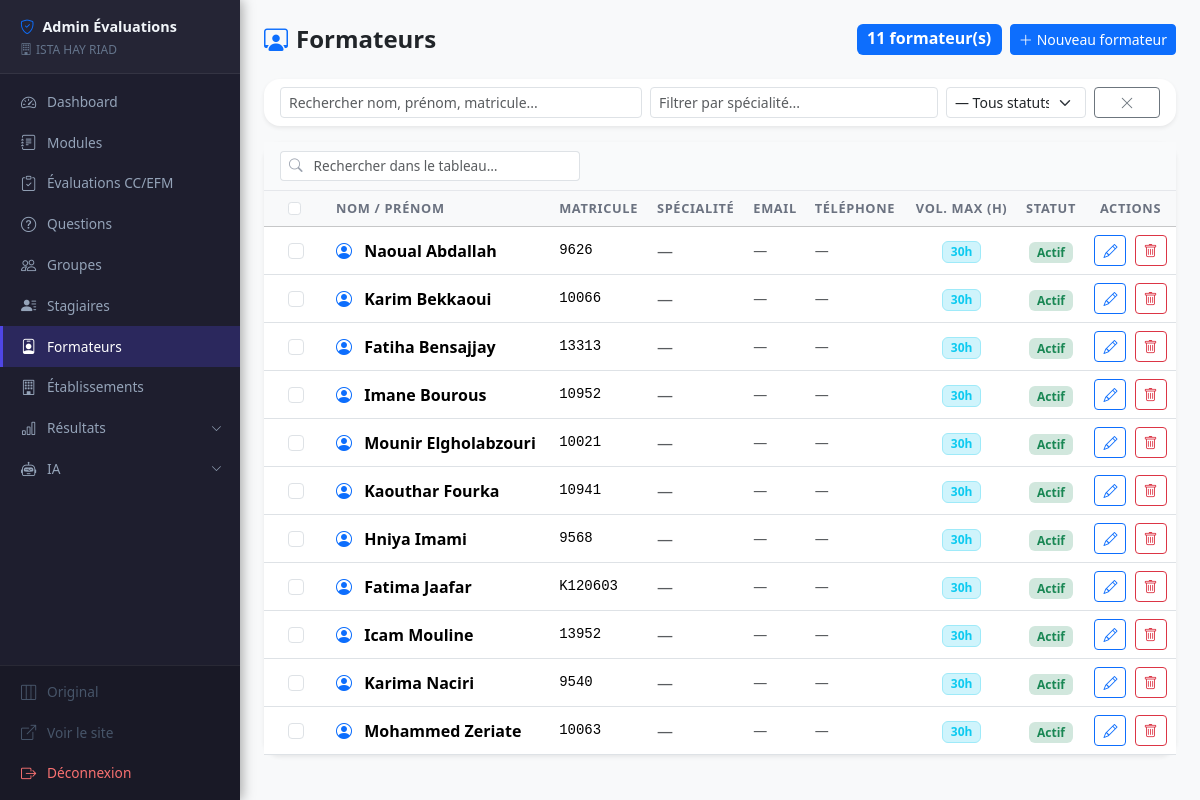
Page /admin/formateurs_emploi.php (signed in) on the committed database.
### tables this page shows
CREATE TABLE `formateurs` (
  `id` int NOT NULL AUTO_INCREMENT,
  `nom` varchar(100) NOT NULL,
  `prenom` varchar(100) NOT NULL,
  `matricule` varchar(30) DEFAULT NULL,
  `specialite` varchar(150) DEFAULT NULL,
  `email` varchar(150) DEFAULT NULL,
  `telephone` varchar(40) DEFAULT NULL,
  `volume_horaire_max` int NOT NULL DEFAULT '30',
  `actif` tinyint(1) NOT NULL DEFAULT '1',
  `created_at` timestamp NULL DEFAULT CURRENT_TIMESTAMP,
  PRIMARY KEY (`id`),
  UNIQUE KEY `matricule` (`matricule`),
  UNIQUE KEY `email` (`email`)
);

### includes/functions.php (called while the page is built, shortened)
<?php
function sanitize(string $str): string {
    return htmlspecialchars(trim($str), ENT_QUOTES, 'UTF-8');
}

### admin/formateurs_emploi.php (the view, shortened to what this page needs)
<?php
require_once __DIR__ . '/../includes/functions.php';
$pdo    = getDB();
$formateurs = $pdo->query("SELECT * FROM formateurs ORDER BY nom, prenom")->fetchAll();
?>
<!DOCTYPE html>
<html lang="fr">
<head>
    <link href="https://cdn.jsdelivr.net/npm/bootstrap@5.3.2/dist/css/bootstrap.min.css" rel="stylesheet">
    <link href="https://cdn.jsdelivr.net/npm/bootstrap-icons@1.11.3/font/bootstrap-icons.min.css" rel="stylesheet">
    <link href="../assets/css/style.css" rel="stylesheet">
</head>
<body class="bg-light">
<?php include __DIR__ . '/partials/navbar.php'; ?>
<div class="container-fluid py-4 px-4">
    <div class="d-flex justify-content-between align-items-center mb-4">
        <h2 class="h4 fw-bold mb-0">
            <i class="bi bi-person-workspace me-2 text-primary"></i>Formateurs
        </h2>
        <div class="d-flex gap-2">
            <span class="badge bg-primary fs-6" id="frmCounter"><?= count($formateurs) ?> formateur(s)</span>
            <button class="btn btn-primary btn-sm" data-bs-toggle="modal" data-bs-target="#modalAjouter">
                <i class="bi bi-plus-lg me-1"></i>Nouveau formateur
            </button>
        </div>
    </div>
    <div class="card border-0 shadow-sm rounded-4 mb-3">
        <div class="card-body py-2 px-3">
            <div class="row g-2 align-items-center">
                <div class="col-md-5">
                    <input type="text" id="searchNom" class="form-control form-control-sm" placeholder="Rechercher nom, prénom, matricule...">
                </div>
                <div class="col-md-4">
                    <input type="text" id="searchSpec" class="form-control form-control-sm" placeholder="Filtrer par spécialité...">
                </div>
                <div class="col-md-2">
                    <select id="filterStatut" class="form-select form-select-sm">
                        <option value="">— Tous statuts —</option>
                    </select>
                </div>
                <div class="col-md-1 d-flex align-items-end">
                    <button type="button" class="btn btn-outline-secondary btn-sm w-100" onclick="resetFilters()" title="Réinitialiser">
                        <i class="bi bi-x-lg"></i>
                    </button>
                </div>
            </div>
        </div>
    </div>
    <div class="card border-0 shadow-sm rounded-4">
        <div class="table-responsive">
            <table class="table table-hover align-middle mb-0">
                <thead class="table-light">
                    <tr>
                        <th class="ps-4" style="width:40px">
                            <input type="checkbox" class="form-check-input" id="selectAll" onchange="toggleSelectAll()">
                        </th>
                        <th class="ps-4">Nom / Prénom</th>
                        <th>Matricule</th>
                        <th>Spécialité</th>
                        <th>Email</th>
                        <th>Téléphone</th>
                        <th class="text-center">Vol. max (h)</th>
                        <th class="text-center">Statut</th>
                        <th class="text-center">Actions</th>
                    </tr>
                </thead>
                <tbody>
                <?php foreach ($formateurs as $f): ?>
                    <tr class="<?= $f['actif'] ? '' : 'table-secondary text-muted' ?>"
                        data-nom="<?= strtolower(htmlspecialchars($f['prenom'].' '.$f['nom'].' '.($f['matricule']??''), ENT_QUOTES)) ?>"
                        data-spec="<?= strtolower(htmlspecialchars($f['specialite'] ?? '', ENT_QUOTES)) ?>"
                        data-actif="<?= (int)$f['actif'] ?>">
                        <td class="ps-4">
                            <input type="checkbox" class="form-check-input f-checkbox" value="<?= $f['id'] ?>" onchange="updateBulkBar()">
                        </td>
                        <td class="ps-4 fw-semibold">
                            <i class="bi bi-person-circle me-2 text-primary"></i>
                            <?= sanitize($f['prenom'] . ' ' . $f['nom']) ?>
                        </td>
                        <td class="font-monospace small"><?= $f['matricule'] ? sanitize($f['matricule']) : '<span class="text-muted">—</span>' ?></td>
                        <td><?= $f['specialite'] ? sanitize($f['specialite']) : '<span class="text-muted">—</span>' ?></td>
                        <td class="small"><?= $f['email'] ? '<a href="mailto:'.sanitize($f['email']).'">'.sanitize($f['email']).'</a>' : '<span class="text-muted">—</span>' ?></td>
                        <td class="small"><?= $f['telephone'] ? sanitize($f['telephone']) : '<span class="text-muted">—</span>' ?></td>
                        <td class="text-center">
                            <span class="badge bg-info-subtle text-info border border-info-subtle"><?= (int)$f['volume_horaire_max'] ?>h</span>
                        </td>
                        <td class="text-center">
                            <form method="POST" class="d-inline">
                                <button type="submit" class="badge border-0 <?= $f['actif'] ? 'bg-success-subtle text-success border border-success-subtle' : 'bg-secondary-subtle text-secondary border border-secondary-subtle' ?>" style="cursor:pointer">
                                    <?= $f['actif'] ? 'Actif' : 'Inactif' ?>
                                </button>
                            </form>
                        </td>
                        <td class="text-center">
                            <button class="btn btn-sm btn-outline-primary me-1 btn-modifier"
                                    data-id="<?= $f['id'] ?>"
                                    data-nom="<?= sanitize($f['nom']) ?>"
                                    data-prenom="<?= sanitize($f['prenom']) ?>"
                                    data-matricule="<?= sanitize($f['matricule'] ?? '') ?>"
                                    data-specialite="<?= sanitize($f['specialite'] ?? '') ?>"
                                    data-email="<?= sanitize($f['email'] ?? '') ?>"
                                    data-telephone="<?= sanitize($f['telephone'] ?? '') ?>"
                                    data-volume="<?= (int)$f['volume_horaire_max'] ?>"
                                    title="Modifier">
                                <i class="bi bi-pencil"></i>
                            </button>
                            <button class="btn btn-sm btn-outline-danger btn-supprimer"
                                    data-id="<?= $f['id'] ?>"
                                    data-nom="<?= sanitize($f['prenom'] . ' ' . $f['nom']) ?>"
                                    title="Supprimer">
                                <i class="bi bi-trash"></i>
                            </button>
                        </td>
                    </tr>
                <?php endforeach; ?>
                </tbody>
            </table>
        </div>
    </div>
</div>
</body>
</html>

### assets/css/style.css (style rules this page uses)
:root { --primary: #4f46e5; --primary-dk: #3730a3; --success: #16a34a; --danger: #dc2626; --warning: #d97706; --radius: 12px; }
body { font-family: 'Segoe UI', system-ui, -apple-system, sans-serif; }
.card { transition: box-shadow 0.2s; }
:root { --sb-w: 240px; --sb-bg: #1e1e2e; --sb-hover: rgba(255,255,255,0.07); --sb-active: rgba(79,70,229,0.25); --sb-bar: #4f46e5; }
@media (min-width: 992px) { body { padding-left: var(--sb-w); } }
.table th { font-size: 0.8rem; text-transform: uppercase; letter-spacing: 0.05em; color: #6b7280; font-weight: 600; }
.btn { transition: all 0.15s ease; }
.table tbody tr { transition: background 0.1s; }
@media (min-width: 992px) { html { scrollbar-width: thin; scrollbar-color: rgba(0,0,0,.13) transparent; } }

### rows in the picture
formateurs: prenom+nom "Naoual Abdallah", matricule "9626", volume_horaire_max "30", actif "Actif"
formateurs: prenom+nom "Karim Bekkaoui", matricule "10066", volume_horaire_max "30", actif "Actif"
formateurs: prenom+nom "Fatiha Bensajjay", matricule "13313", volume_horaire_max "30", actif "Actif"
formateurs: prenom+nom "Imane Bourous", matricule "10952", volume_horaire_max "30", actif "Actif"
formateurs: prenom+nom "Mounir Elgholabzouri", matricule "10021", volume_horaire_max "30", actif "Actif"
formateurs: prenom+nom "Kaouthar Fourka", matricule "10941", volume_horaire_max "30", actif "Actif"
formateurs: prenom+nom "Hniya Imami", matricule "9568", volume_horaire_max "30", actif "Actif"
formateurs: prenom+nom "Fatima Jaafar", matricule "K120603", volume_horaire_max "30", actif "Actif"
formateurs: prenom+nom "Icam Mouline", matricule "13952", volume_horaire_max "30", actif "Actif"
formateurs: prenom+nom "Karima Naciri", matricule "9540", volume_horaire_max "30", actif "Actif"
formateurs: prenom+nom "Mohammed Zeriate", matricule "10063", volume_horaire_max "30", actif "Actif"

### other values in the picture
$etab "ISTA HAY RIAD"
$item['label'] "Dashboard"
$item['label'] "Modules"
$item['label'] "Évaluations CC/EFM"
$item['label'] "Questions"
$item['label'] "Groupes"
$item['label'] "Stagiaires"
$item['label'] "Formateurs"
$item['label'] "Établissements"
$dd['label'] "Résultats"
$dd['label'] "IA"
count($formateurs) "11"
